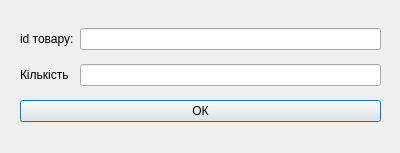
<?xml version="1.0" encoding="UTF-8"?>
<ui version="4.0">
 <class>Dialog</class>
 <widget class="QDialog" name="Dialog">
  <property name="geometry">
   <rect>
    <x>0</x>
    <y>0</y>
    <width>400</width>
    <height>153</height>
   </rect>
  </property>
  <property name="windowTitle">
   <string>id товару</string>
  </property>
  <widget class="QWidget" name="gridLayoutWidget">
   <property name="geometry">
    <rect>
     <x>20</x>
     <y>20</y>
     <width>361</width>
     <height>111</height>
    </rect>
   </property>
   <layout class="QGridLayout" name="gridLayout">
    <item row="0" column="0">
     <widget class="QLabel" name="label">
      <property name="styleSheet">
       <string notr="true">font: 12pt &quot;Calibri&quot;;</string>
      </property>
      <property name="text">
       <string>id товару:</string>
      </property>
     </widget>
    </item>
    <item row="0" column="1">
     <widget class="QLineEdit" name="id_entry"/>
    </item>
    <item row="2" column="0" colspan="2">
     <widget class="QPushButton" name="ok_button">
      <property name="text">
       <string>ОК</string>
      </property>
     </widget>
    </item>
    <item row="1" column="0">
     <widget class="QLabel" name="label_2">
      <property name="styleSheet">
       <string notr="true">font: 12pt &quot;Calibri&quot;;</string>
      </property>
      <property name="text">
       <string>Кількість</string>
      </property>
     </widget>
    </item>
    <item row="1" column="1">
     <widget class="QLineEdit" name="quantity_entry"/>
    </item>
   </layout>
  </widget>
 </widget>
 <resources/>
 <connections/>
</ui>
